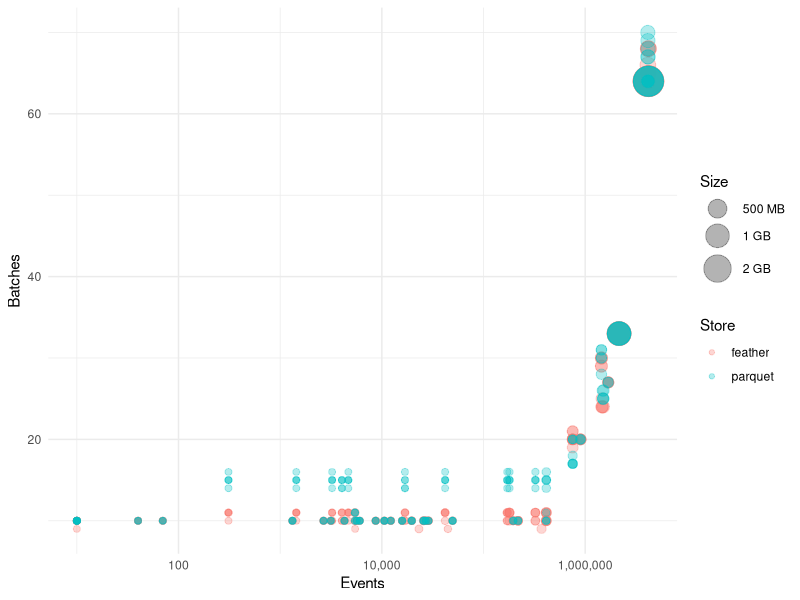
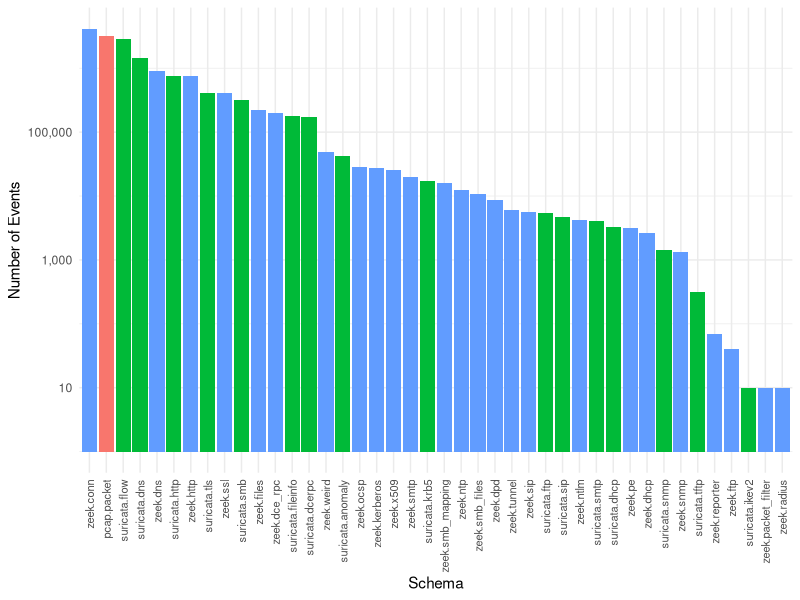
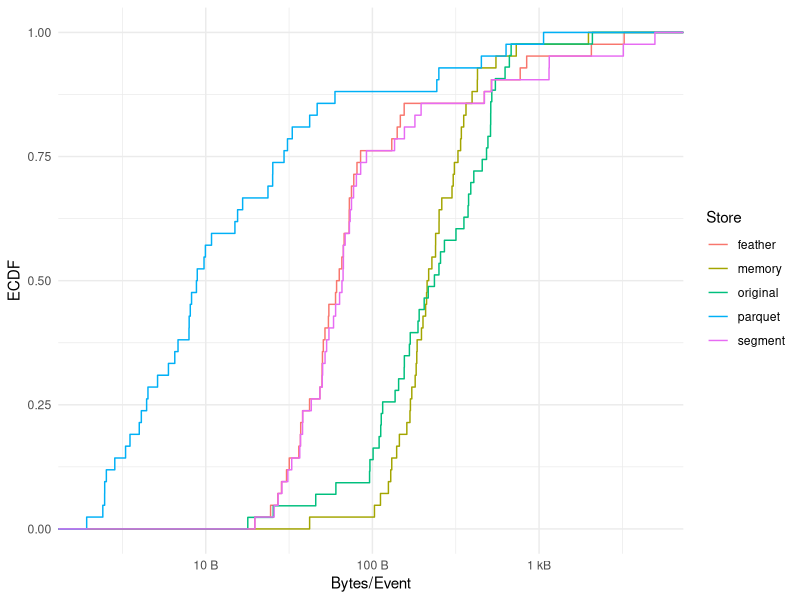
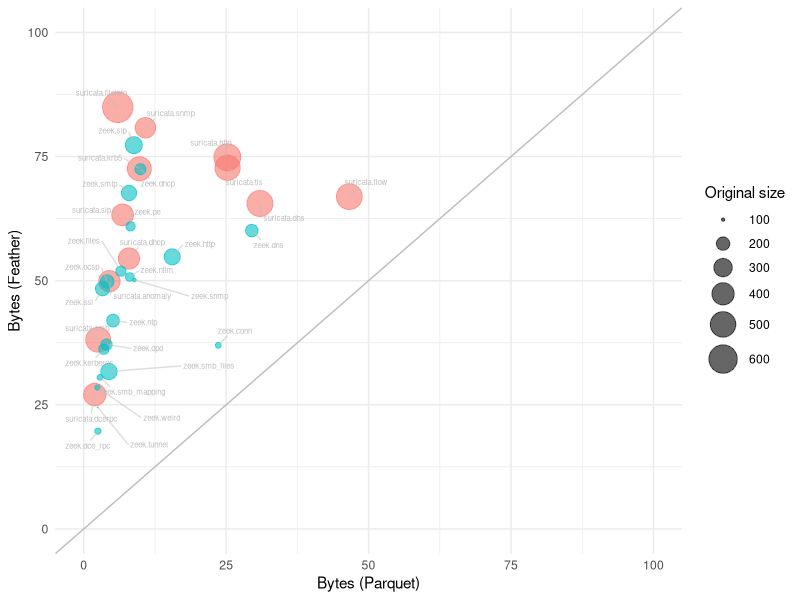
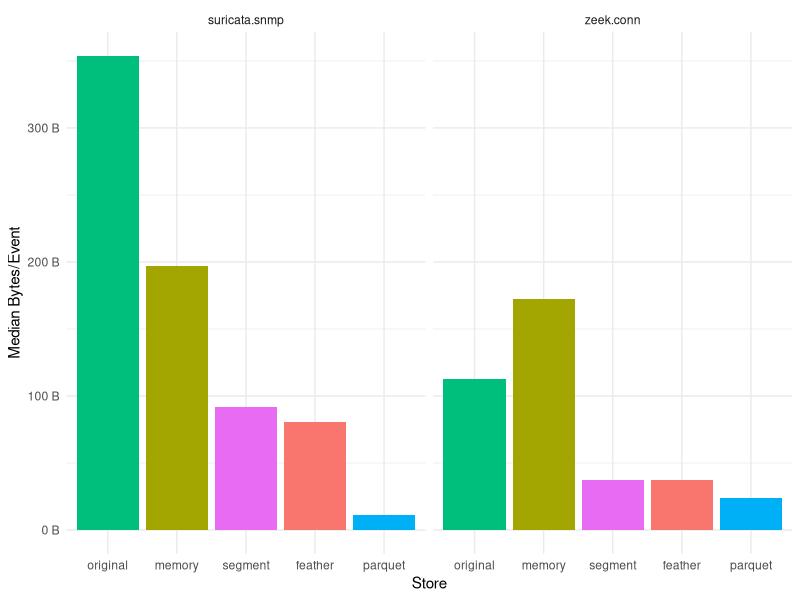
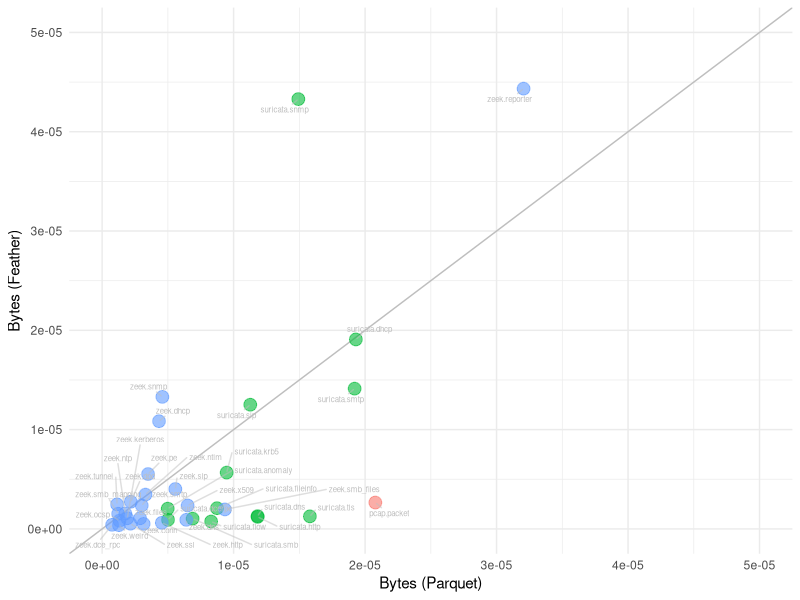

R code for these plots, in order:
## ---- chunk 1
#| code-fold: true
#| label: prepare-data
library(dplyr)
library(ggplot2)
library(lubridate)
library(scales)
library(tidyr)

theme_set(theme_minimal())

data <- read.csv("data.csv") |>
  mutate(duration = dnanoseconds(as.numeric(gsub("ns", "", duration))))

sizes <- read.csv("sizes.csv") |>
  mutate(store_type = "original")

# Normalize store sizes by number of events/store.
normalized <- data |>
  mutate(duration_normalized = duration / num_events,
         bytes_memory_normalized = bytes_memory / num_events,
         bytes_storage_normalized = bytes_in_storage / num_events,
         bytes_ratio = bytes_in_storage / bytes_memory)

# Compute average over measurements.
aggregated <- normalized |>
  group_by(store_type, schema) |>
  summarize(duration = mean(duration_normalized),
            memory = mean(bytes_memory_normalized),
            storage = mean(bytes_storage_normalized))

# Treat in-memory measuremts as just another storage type.
memory <- aggregated |>
  filter(store_type == "feather") |>
  mutate(store_type = "memory") |>
  select(-storage) |>
  rename(bytes = memory)

# Unite with rest of data.
unified <- aggregated |>
  select(-memory) |>
  rename(bytes = storage) |>
  bind_rows(memory, sizes)
## ---- chunk 2
#| code-fold: true
#| label: events
no_segment <- data |>
  filter(store_type != "segment")

no_segment |>
  ggplot(aes(x = num_events, y = num_slices, size = bytes_in_storage, color = store_type)) +
    geom_point(alpha = 0.3) +
    scale_size(range = c(2, 10), labels = scales::label_bytes(units = "auto_si")) +
    scale_x_log10(labels = scales::label_comma()) +
    labs(color = "Store", size = "Size", x = "Events", y = "Batches")
## ---- chunk 3
#| echo: false
top <- no_segment |> arrange(num_events) |> tail(1)
bot <- no_segment |> arrange(num_events) |> head(1)
## ---- chunk 4
#| label: schemas
unique(data$schema)
## ---- chunk 5
#| code-fold: true
#| label: number-of-events
schemas <- normalized |>
  filter(store_type == "feather") |>
  group_by(schema) |>
  summarize(n = median(num_events))

schemas |>
  separate(schema, c("module", "type"), remove = FALSE) |>
  ggplot(aes(x = reorder(schema, -n), y = n, fill = module)) +
    geom_bar(stat = "identity") +
    guides(fill = "none") +
    scale_y_log10(labels = scales::label_comma()) +
    labs(x = "Schema", y = "Number of Events", color = "Module") +
    theme(axis.text.x = element_text(angle = 90, size = 8, vjust = 0.5, hjust = 1))
## ---- chunk 6
#| code-fold: true
#| label: plot-schema-distribution
unified |>
  ggplot(aes(x = bytes, color = store_type)) +
  geom_step(stat = "ecdf") +
  scale_x_log10(labels = scales::label_bytes(units = "auto_si")) +
  labs(x = "Bytes/Event", y = "ECDF", color = "Store")
## ---- chunk 7
#| code-fold: true
#| label: plot-parquet-vs-feather-size
library(ggrepel)

# Plot: Scatterplot of Feather vs. Parquet for Feather events < 100 bytes
unified |>
  filter(store_type != "segment") |>
  pivot_wider(names_from = store_type, values_from = bytes, id_cols = schema) |>
  filter(feather < 100) |>
  separate(schema, c("module", "type"), remove = FALSE) |>
  ggplot(aes(x = parquet, y = feather, color = module, size = original)) +
    geom_abline(intercept = 0, slope = 1, color = "grey") +
    geom_point(alpha = 0.6) +
    geom_text_repel(aes(label = schema),
              color = "grey",
              size = 2, # font size
              box.padding = 0.5,
              min.segment.length = 0, # draw all line segments
              max.overlaps = Inf,
              segment.color = "grey",
              segment.alpha = 0.5) +
    xlim(0, 100) +
    ylim(0, 100) +
    scale_size(range = c(0, 10)) +
    guides(color = "none") +
    labs(size = "Original size", x = "Bytes (Parquet)", y = "Bytes (Feather)")
## ---- chunk 8
#| code-fold: true
#| label: plot-zeek-suricata
unified |>
  filter(schema %in% c("zeek.conn", "suricata.snmp")) |>
  ggplot(aes(x = reorder(store_type, -bytes), y = bytes, fill = store_type)) +
    geom_bar(stat = "identity") +
    guides(fill = "none") +
    labs(x = "Store", y = "Median Bytes/Event") +
    scale_y_continuous(labels = scales::label_bytes(units = "auto_si")) +
    facet_grid(~ schema)
## ---- chunk 9
#| code-fold: true
#| label: compute-bytes-per-event
#aggregated |>
#  ggplot(aes(x = reorder(schema, -bytes), y = bytes, fill = store_type)) +
#    geom_bar(stat = "identity", position = "dodge") +
#    expand_limits(y = 1) +
#    xlab("Schema") +
#    ylab("Bytes") +
#    scale_y_continuous(labels = scales::label_bytes(units = "auto_si")) +
#    theme(axis.text.x = element_text(angle = 90, size = 8, vjust = 0.5, hjust = 1))
## ---- chunk 10
#| code-fold: true
#| label: plot-parquet-vs-feather-duration
aggregated |>
  filter(store_type != "segment") |>
  mutate(duration = dseconds(duration)) |>
  pivot_wider(names_from = store_type, values_from = duration, id_cols = schema) |>
  separate(schema, c("module", "type"), remove = FALSE) |>
  ggplot(aes(x = parquet, y = feather, color = module)) +
    geom_abline(intercept = 0, slope = 1, color = "grey") +
    geom_point(size = 4, alpha = 0.6) +
    geom_text_repel(aes(label = schema),
              color = "grey",
              size = 2, # font size
              box.padding = 0.3,
              min.segment.length = 0, # draw all line segments
              max.overlaps = Inf,
              segment.color = "grey",
              segment.alpha = 0.5) +
    xlim(0, dmicroseconds(50)) +
    ylim(0, dmicroseconds(50)) +
    scale_size(range = c(0, 10)) +
    guides(color = "none") +
    labs(x = "Bytes (Parquet)", y = "Bytes (Feather)")
